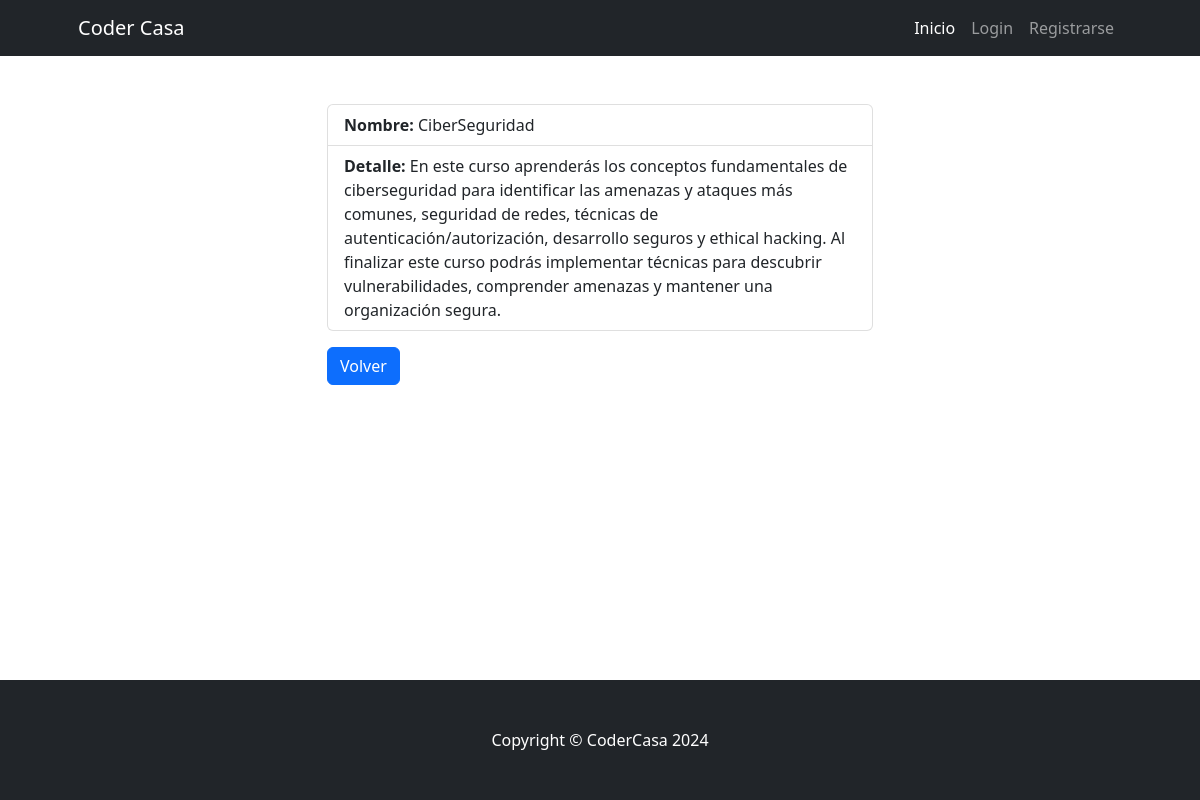
The app's page /Clase/curso/detail/10 with its own data.
### Clase/models.py (models this page shows, shortened)
class Curso(models.Model):
    nombre = models.CharField(max_length=255, unique=True)
    detalle = models.CharField(max_length=800,null=True, blank=True)
    class Meta:
        verbose_name = "Curso"
        verbose_name_plural = "Cursos"

### Clase/views.py (the view)
# urls.py: path("curso/detail/<int:pk>", CursoDetail.as_view(), name="curso_detail"),
class CursoDetail(DetailView):
    model = Curso

### Clase/templates/Clase/curso_detail.html (shortened to what this page needs)
{% extends 'core/base.html' %}
{% block content %}
<div class="container">
    <div class="row justify-content-center mt-5">
        <div class="col-md-6">
            <ul class="list-group">
                <li class="list-group-item"><strong>Nombre:</strong> {{ object.nombre }}</li>
                <li class="list-group-item"><strong>Detalle:</strong> {{ object.detalle }}</li>
            </ul>
            <div class="mt-3">
                <a href="{% url 'Clase:curso_list' %}" class="btn btn-primary">Volver</a>
            </div>
        </div>
    </div>
</div>
{% endblock content %}

### records on screen
Curso: nombre "CiberSeguridad", detalle "En este curso aprenderás los conceptos fundamentales de ciberseguridad para identificar las amenazas y ataques más comunes, seguridad de redes, técnicas de autenticación/autorización, desarrollo seguros y ethical hacking. Al finalizar este curso podrás implementar técnicas para descubrir vulnerabilidades, comprender amenazas y mantener una organización segura."
